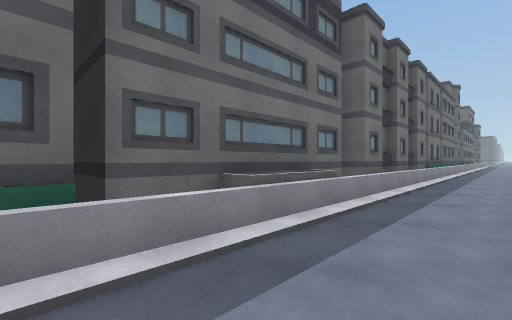
[1] (above)

19 first-person views from a walk through a scene from a Unity 3-D project. The camera is 1.2 m above the floor, looks level and sees 90° across. The floor is counted in squares, 2 m on a side. Each view is taken from the middle of a square. On the plan, view 1 faces up. The plan holds only what a view shows up to about 9 squares ahead; the rest is blank. The place goes on beyond the plan. Surface patterns are stand-ins for the level's own textures.

[2]
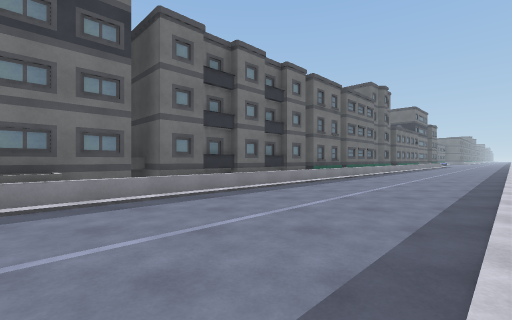

[3]
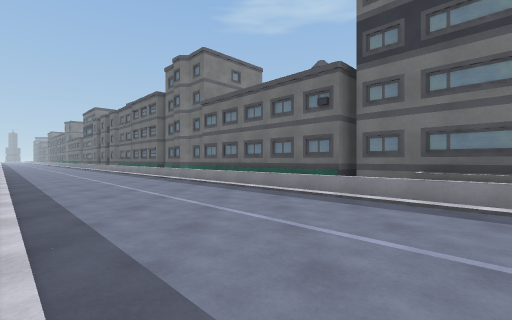

[4]
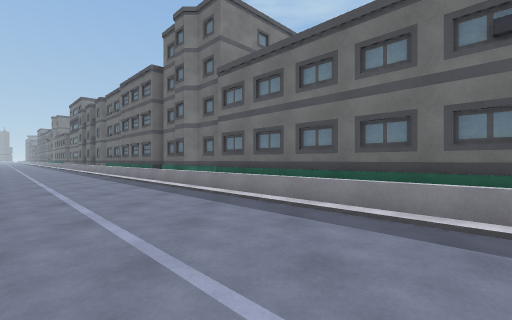

[5]
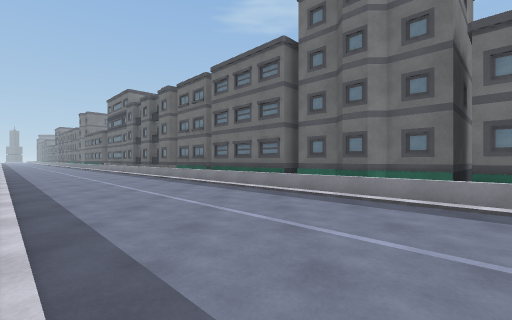

[6]
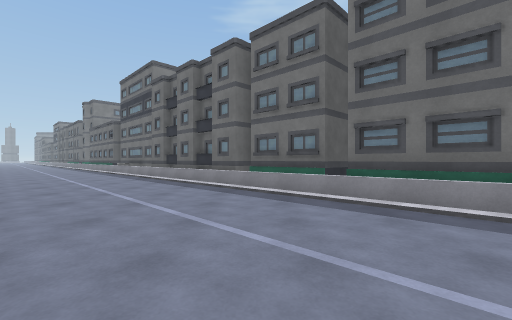

[7]
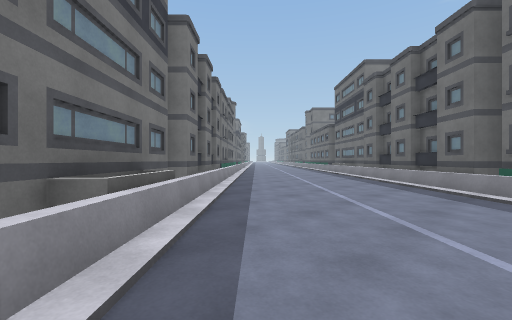

[8]
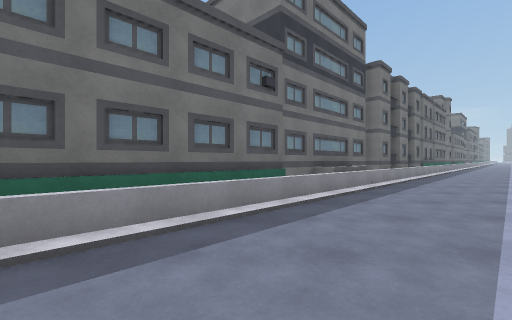

[9]
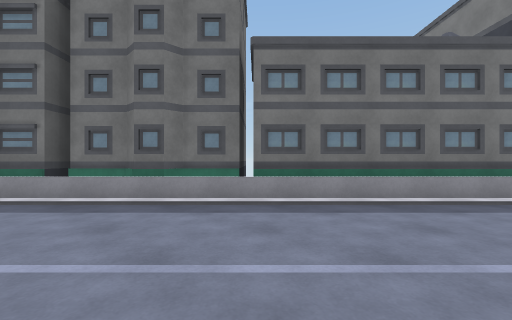

[10]
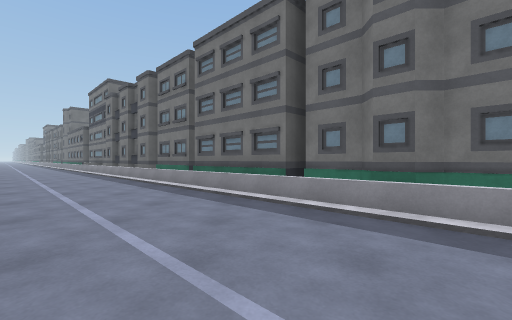

[11]
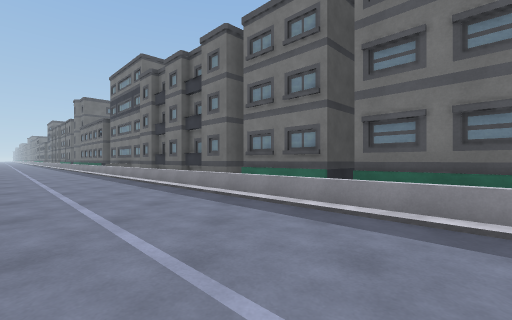

[12]
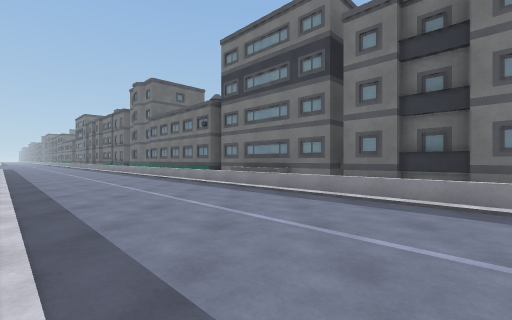

[13]
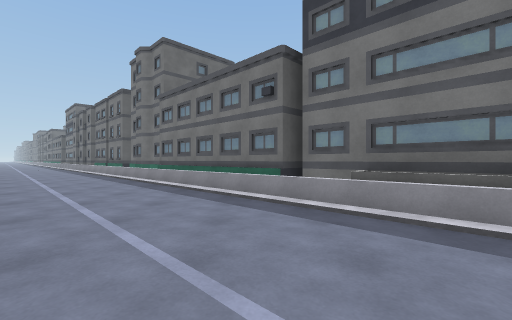

[14]
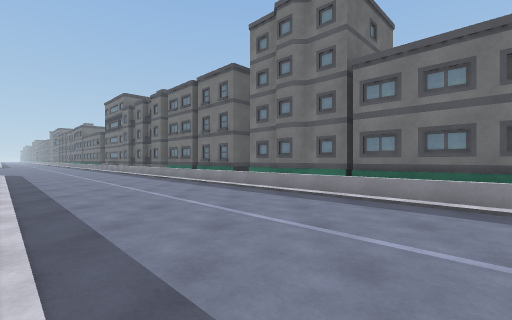

[15]
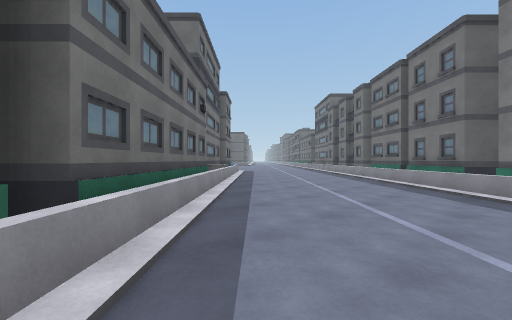

[16]
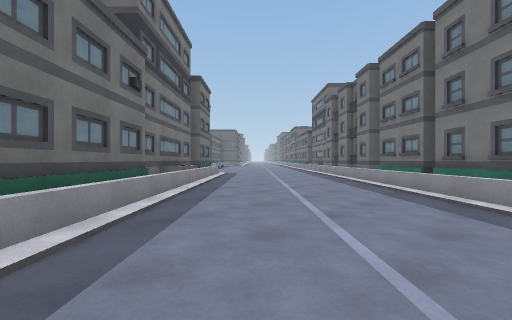

[17]
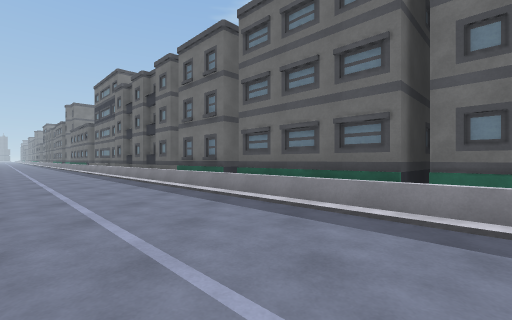

[18]
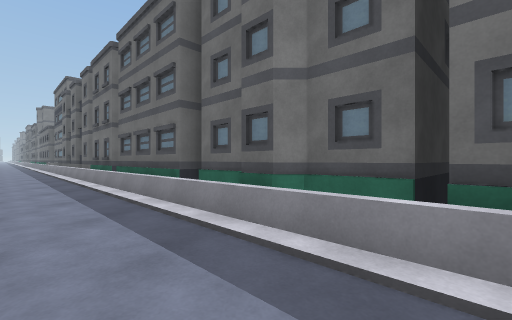

[19]
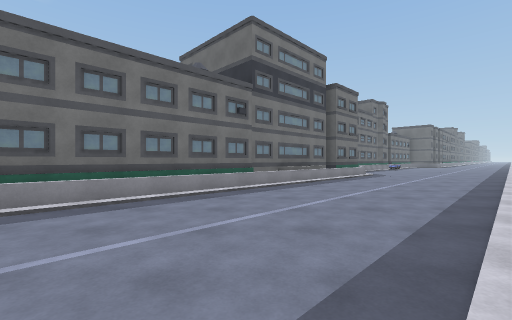

### Floor plan
Key: @ floor where view 1 was taken; . floor; / step, stairs or slope; B building.
Columns run from 14 left of view 1 to 22 right of it. Each row starts with its distance up from view 1.
 21                             BB BB/...
 20                              BBB/....
 19                             BBB/.....
 18                             BB/...../
 17                            BB/...../B
 16                          BBB/...../BB
 15                          BB/...../BB
 14                        BBB/...../BB
 13                        BB/...../BB
 12                       BB/...../BB
 11                      BB/...../BB
 10                      B/...../BB B
  9                    BB/...../BB  BB
  8                   BB/...../BB
  7                  BB/...../BB
  6                BBB/...../BB
  5                BB/...../BB
  4               BB/...../B B
  3              BB/...../BB
  2            BBB/...../BB
  1            BB/...../BB
  0           BB/.@.../B
 -1         BBB/...../BB
 -2         BB/...../BBB
 -3        BB/...../BB
 -4       BB/...../BB
 -5      BB/...../BB
 -6     BB/...../BB
 -7    BB/...../BBBB
 -8    B/...../BB  B
 -9  BB/...../BB
-10  B/...../BB
-11 B/...../BBB
-12 /...../BB  BB
-13 ...../B
-14 ..../BB

Positions as (right, up) in squares from view 1, and headings:
1: (0, 0), facing up
2: (4, 0), facing up
3: (4, 0), facing left
4: (1, -1), facing left
5: (-1, -5), facing left
6: (-5, -8), facing left
7: (-5, -8), facing down-left
8: (-4, -5), facing down
9: (-4, -3), facing down-right
10: (-3, -3), facing right
11: (0, 0), facing right
12: (4, 6), facing right
13: (8, 8), facing right
14: (11, 13), facing right
15: (12, 13), facing up-right
16: (14, 14), facing up-right
17: (13, 11), facing left
18: (14, 14), facing left
19: (16, 12), facing up
